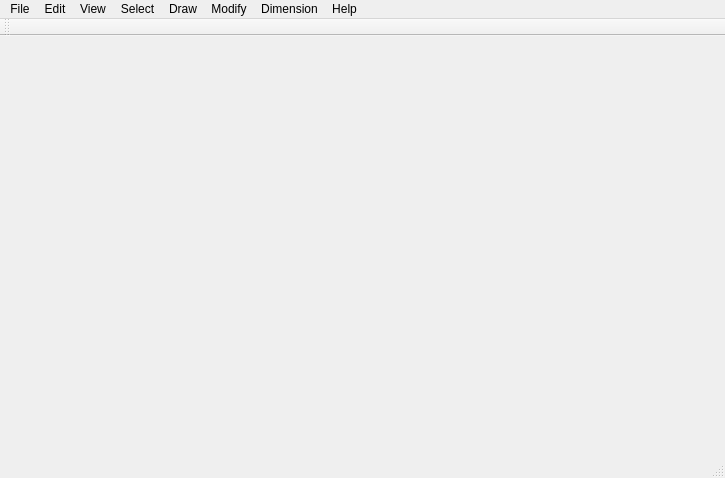
<?xml version="1.0" encoding="UTF-8"?>
<ui version="4.0">
 <class>MainWindow</class>
 <widget class="QMainWindow" name="MainWindow">
  <property name="geometry">
   <rect>
    <x>0</x>
    <y>0</y>
    <width>725</width>
    <height>478</height>
   </rect>
  </property>
  <property name="mouseTracking">
   <bool>true</bool>
  </property>
  <property name="windowTitle">
   <string>MainWindow</string>
  </property>
  <widget class="QWidget" name="centralWidget"/>
  <widget class="QMenuBar" name="menuBar">
   <property name="geometry">
    <rect>
     <x>0</x>
     <y>0</y>
     <width>725</width>
     <height>20</height>
    </rect>
   </property>
   <widget class="QMenu" name="menuFile">
    <property name="title">
     <string>File</string>
    </property>
    <addaction name="separator"/>
    <addaction name="actionNew"/>
    <addaction name="actionOpen"/>
    <addaction name="actionSave"/>
    <addaction name="actionSave_As"/>
    <addaction name="actionImport"/>
    <addaction name="actionExport"/>
    <addaction name="actionPrint"/>
    <addaction name="separator"/>
    <addaction name="actionPrint_Preview"/>
    <addaction name="actionQuit"/>
    <addaction name="separator"/>
    <addaction name="actionQuit_2"/>
   </widget>
   <widget class="QMenu" name="menuEdit">
    <property name="title">
     <string>Edit</string>
    </property>
    <addaction name="actionUndo"/>
    <addaction name="actionReso"/>
    <addaction name="separator"/>
    <addaction name="actionCut"/>
    <addaction name="actionCopy"/>
    <addaction name="actionPaste"/>
    <addaction name="separator"/>
    <addaction name="actionEdit_Preferences"/>
   </widget>
   <widget class="QMenu" name="menuView">
    <property name="enabled">
     <bool>true</bool>
    </property>
    <property name="title">
     <string>View</string>
    </property>
    <widget class="QMenu" name="menuToolbars">
     <property name="title">
      <string>Toolbars</string>
     </property>
     <addaction name="actionLayers"/>
     <addaction name="actionBlocks"/>
    </widget>
    <addaction name="actionGrid"/>
    <addaction name="actionZoom_In"/>
    <addaction name="actionZoom_Out"/>
    <addaction name="actionPrevious_View"/>
    <addaction name="actionWindows_Zoon"/>
    <addaction name="actionZoom_Panning"/>
    <addaction name="separator"/>
    <addaction name="actionStatus_Bar"/>
    <addaction name="menuToolbars"/>
   </widget>
   <widget class="QMenu" name="menuSelect">
    <property name="title">
     <string>Select</string>
    </property>
    <addaction name="actionSelect_All"/>
    <addaction name="actionDeselect_All"/>
    <addaction name="actionSelect_Entity"/>
    <addaction name="action_De_elect_Contour"/>
    <addaction name="actionSelect_Window"/>
    <addaction name="actionDeselect_Window"/>
    <addaction name="actionInverted_Selection"/>
    <addaction name="actionSelect_Intersected_Entities"/>
    <addaction name="actionDeselect_Intersected_Entities"/>
    <addaction name="action_De_Select_Layer"/>
   </widget>
   <widget class="QMenu" name="menuDraw">
    <property name="title">
     <string>Draw</string>
    </property>
    <addaction name="actionPoints"/>
    <addaction name="actionLine"/>
    <addaction name="actionArc"/>
    <addaction name="actionCircle"/>
    <addaction name="actionEllipse"/>
    <addaction name="actionSpline"/>
    <addaction name="actionPolyline"/>
    <addaction name="actionMText"/>
    <addaction name="actionText"/>
    <addaction name="actionHatch"/>
    <addaction name="actionInsert_Image"/>
   </widget>
   <widget class="QMenu" name="menuModify">
    <property name="title">
     <string>Modify</string>
    </property>
    <addaction name="actionMove_Copy"/>
    <addaction name="actionRotate"/>
    <addaction name="actionScale"/>
    <addaction name="actionMirror"/>
    <addaction name="actionMove_and_Rotate"/>
    <addaction name="actionRotate_Two"/>
    <addaction name="actionRevert_Direction"/>
    <addaction name="actionTrim"/>
    <addaction name="actionTrim_Two"/>
    <addaction name="actionLengthen"/>
    <addaction name="actionBevel"/>
    <addaction name="actionRound"/>
    <addaction name="actionDivid"/>
    <addaction name="actionStretch"/>
    <addaction name="actionProperties"/>
    <addaction name="actionAttributes"/>
    <addaction name="actionDelete"/>
    <addaction name="actionDelete_Selected"/>
    <addaction name="actionExplode"/>
    <addaction name="actionAlign"/>
   </widget>
   <widget class="QMenu" name="menuDimension">
    <property name="title">
     <string>Dimension</string>
    </property>
    <addaction name="actionAligned"/>
    <addaction name="actionLinear"/>
    <addaction name="actionHorizontal"/>
    <addaction name="actionVertical"/>
    <addaction name="actionRadial"/>
    <addaction name="actionDiametric"/>
    <addaction name="actionAngular"/>
    <addaction name="actionLeader"/>
   </widget>
   <widget class="QMenu" name="menuHelp">
    <property name="title">
     <string>Help</string>
    </property>
    <addaction name="actionManual"/>
    <addaction name="actionAbout"/>
   </widget>
   <addaction name="menuFile"/>
   <addaction name="menuEdit"/>
   <addaction name="menuView"/>
   <addaction name="menuSelect"/>
   <addaction name="menuDraw"/>
   <addaction name="menuModify"/>
   <addaction name="menuDimension"/>
   <addaction name="menuHelp"/>
  </widget>
  <widget class="QToolBar" name="mainToolBar">
   <attribute name="toolBarArea">
    <enum>TopToolBarArea</enum>
   </attribute>
   <attribute name="toolBarBreak">
    <bool>false</bool>
   </attribute>
  </widget>
  <widget class="QStatusBar" name="statusBar"/>
  <action name="actionNew">
   <property name="enabled">
    <bool>false</bool>
   </property>
   <property name="text">
    <string>New</string>
   </property>
  </action>
  <action name="actionOpen">
   <property name="enabled">
    <bool>false</bool>
   </property>
   <property name="text">
    <string>Open</string>
   </property>
  </action>
  <action name="actionSave">
   <property name="enabled">
    <bool>false</bool>
   </property>
   <property name="text">
    <string>Save</string>
   </property>
  </action>
  <action name="actionSave_As">
   <property name="enabled">
    <bool>false</bool>
   </property>
   <property name="text">
    <string>Save As</string>
   </property>
  </action>
  <action name="actionImport">
   <property name="enabled">
    <bool>false</bool>
   </property>
   <property name="text">
    <string>Export</string>
   </property>
  </action>
  <action name="actionExport">
   <property name="enabled">
    <bool>false</bool>
   </property>
   <property name="text">
    <string>Import</string>
   </property>
  </action>
  <action name="actionPrint">
   <property name="enabled">
    <bool>false</bool>
   </property>
   <property name="text">
    <string>Close</string>
   </property>
  </action>
  <action name="actionPrint_Preview">
   <property name="enabled">
    <bool>false</bool>
   </property>
   <property name="text">
    <string>Print </string>
   </property>
  </action>
  <action name="actionQuit">
   <property name="enabled">
    <bool>false</bool>
   </property>
   <property name="text">
    <string>Print Preview</string>
   </property>
  </action>
  <action name="actionUndo">
   <property name="enabled">
    <bool>false</bool>
   </property>
   <property name="text">
    <string>Undo</string>
   </property>
  </action>
  <action name="actionReso">
   <property name="enabled">
    <bool>false</bool>
   </property>
   <property name="text">
    <string>Redo</string>
   </property>
  </action>
  <action name="actionCut">
   <property name="enabled">
    <bool>false</bool>
   </property>
   <property name="text">
    <string>Cut </string>
   </property>
  </action>
  <action name="actionCopy">
   <property name="enabled">
    <bool>false</bool>
   </property>
   <property name="text">
    <string>Copy</string>
   </property>
  </action>
  <action name="actionPaste">
   <property name="enabled">
    <bool>false</bool>
   </property>
   <property name="text">
    <string>Paste</string>
   </property>
  </action>
  <action name="actionEdit_Preferences">
   <property name="enabled">
    <bool>false</bool>
   </property>
   <property name="text">
    <string>Edit Preferences</string>
   </property>
  </action>
  <action name="actionGrid">
   <property name="enabled">
    <bool>false</bool>
   </property>
   <property name="text">
    <string>Grid</string>
   </property>
  </action>
  <action name="actionZoom_In">
   <property name="enabled">
    <bool>false</bool>
   </property>
   <property name="text">
    <string>Zoom In</string>
   </property>
  </action>
  <action name="actionZoom_Out">
   <property name="enabled">
    <bool>false</bool>
   </property>
   <property name="text">
    <string>Zoom Out</string>
   </property>
  </action>
  <action name="actionPrevious_View">
   <property name="enabled">
    <bool>false</bool>
   </property>
   <property name="text">
    <string>Previous View</string>
   </property>
  </action>
  <action name="actionWindows_Zoon">
   <property name="enabled">
    <bool>false</bool>
   </property>
   <property name="text">
    <string>Windows Zoom</string>
   </property>
  </action>
  <action name="actionZoom_Panning">
   <property name="enabled">
    <bool>false</bool>
   </property>
   <property name="text">
    <string>Zoom Panning</string>
   </property>
  </action>
  <action name="actionStatus_Bar">
   <property name="enabled">
    <bool>false</bool>
   </property>
   <property name="text">
    <string>Status Bar</string>
   </property>
  </action>
  <action name="actionLayers">
   <property name="enabled">
    <bool>false</bool>
   </property>
   <property name="text">
    <string>Layers</string>
   </property>
  </action>
  <action name="actionBlocks">
   <property name="enabled">
    <bool>false</bool>
   </property>
   <property name="text">
    <string>Blocks</string>
   </property>
  </action>
  <action name="actionSelect_All">
   <property name="enabled">
    <bool>false</bool>
   </property>
   <property name="text">
    <string>Select All</string>
   </property>
  </action>
  <action name="actionDeselect_All">
   <property name="enabled">
    <bool>false</bool>
   </property>
   <property name="text">
    <string>Deselect All</string>
   </property>
  </action>
  <action name="actionSelect_Entity">
   <property name="enabled">
    <bool>false</bool>
   </property>
   <property name="text">
    <string>Select Entity</string>
   </property>
  </action>
  <action name="action_De_elect_Contour">
   <property name="enabled">
    <bool>false</bool>
   </property>
   <property name="text">
    <string>(De)-elect Contour</string>
   </property>
  </action>
  <action name="actionSelect_Window">
   <property name="enabled">
    <bool>false</bool>
   </property>
   <property name="text">
    <string>Select Window</string>
   </property>
  </action>
  <action name="actionDeselect_Window">
   <property name="enabled">
    <bool>false</bool>
   </property>
   <property name="text">
    <string>Deselect Window</string>
   </property>
  </action>
  <action name="actionInverted_Selection">
   <property name="enabled">
    <bool>false</bool>
   </property>
   <property name="text">
    <string>Inverted Selection</string>
   </property>
  </action>
  <action name="actionSelect_Intersected_Entities">
   <property name="enabled">
    <bool>false</bool>
   </property>
   <property name="text">
    <string>Select Intersected Entities</string>
   </property>
  </action>
  <action name="actionDeselect_Intersected_Entities">
   <property name="enabled">
    <bool>false</bool>
   </property>
   <property name="text">
    <string>Deselect Intersected Entities</string>
   </property>
  </action>
  <action name="action_De_Select_Layer">
   <property name="enabled">
    <bool>false</bool>
   </property>
   <property name="text">
    <string>(De)-Select Layer</string>
   </property>
  </action>
  <action name="actionPoints">
   <property name="enabled">
    <bool>false</bool>
   </property>
   <property name="text">
    <string>Points</string>
   </property>
  </action>
  <action name="actionLine">
   <property name="enabled">
    <bool>true</bool>
   </property>
   <property name="text">
    <string>Line</string>
   </property>
  </action>
  <action name="actionArc">
   <property name="enabled">
    <bool>false</bool>
   </property>
   <property name="text">
    <string>Arc</string>
   </property>
  </action>
  <action name="actionCircle">
   <property name="enabled">
    <bool>false</bool>
   </property>
   <property name="text">
    <string>Circle</string>
   </property>
  </action>
  <action name="actionEllipse">
   <property name="enabled">
    <bool>false</bool>
   </property>
   <property name="text">
    <string>Ellipse</string>
   </property>
  </action>
  <action name="actionSpline">
   <property name="enabled">
    <bool>false</bool>
   </property>
   <property name="text">
    <string>Spline</string>
   </property>
  </action>
  <action name="actionPolyline">
   <property name="enabled">
    <bool>false</bool>
   </property>
   <property name="text">
    <string>Polyline</string>
   </property>
  </action>
  <action name="actionMText">
   <property name="enabled">
    <bool>false</bool>
   </property>
   <property name="text">
    <string>MText</string>
   </property>
  </action>
  <action name="actionText">
   <property name="enabled">
    <bool>false</bool>
   </property>
   <property name="text">
    <string>Text</string>
   </property>
  </action>
  <action name="actionHatch">
   <property name="enabled">
    <bool>false</bool>
   </property>
   <property name="text">
    <string>Hatch</string>
   </property>
  </action>
  <action name="actionInsert_Image">
   <property name="enabled">
    <bool>false</bool>
   </property>
   <property name="text">
    <string>Insert Image</string>
   </property>
  </action>
  <action name="actionMove_Copy">
   <property name="enabled">
    <bool>false</bool>
   </property>
   <property name="text">
    <string>Move/Copy</string>
   </property>
  </action>
  <action name="actionRotate">
   <property name="enabled">
    <bool>false</bool>
   </property>
   <property name="text">
    <string>Rotate</string>
   </property>
  </action>
  <action name="actionScale">
   <property name="enabled">
    <bool>false</bool>
   </property>
   <property name="text">
    <string>Scale</string>
   </property>
  </action>
  <action name="actionMirror">
   <property name="enabled">
    <bool>false</bool>
   </property>
   <property name="text">
    <string>Mirror</string>
   </property>
  </action>
  <action name="actionMove_and_Rotate">
   <property name="enabled">
    <bool>false</bool>
   </property>
   <property name="text">
    <string>Move and Rotate</string>
   </property>
  </action>
  <action name="actionRotate_Two">
   <property name="enabled">
    <bool>false</bool>
   </property>
   <property name="text">
    <string>Rotate Two</string>
   </property>
  </action>
  <action name="actionRevert_Direction">
   <property name="enabled">
    <bool>false</bool>
   </property>
   <property name="text">
    <string>Revert Direction</string>
   </property>
  </action>
  <action name="actionTrim">
   <property name="enabled">
    <bool>false</bool>
   </property>
   <property name="text">
    <string>Trim</string>
   </property>
  </action>
  <action name="actionTrim_Two">
   <property name="enabled">
    <bool>false</bool>
   </property>
   <property name="text">
    <string>Trim Two</string>
   </property>
  </action>
  <action name="actionLengthen">
   <property name="enabled">
    <bool>false</bool>
   </property>
   <property name="text">
    <string>Lengthen</string>
   </property>
  </action>
  <action name="actionBevel">
   <property name="enabled">
    <bool>false</bool>
   </property>
   <property name="text">
    <string>Bevel</string>
   </property>
  </action>
  <action name="actionRound">
   <property name="enabled">
    <bool>false</bool>
   </property>
   <property name="text">
    <string>Round</string>
   </property>
  </action>
  <action name="actionDivid">
   <property name="enabled">
    <bool>false</bool>
   </property>
   <property name="text">
    <string>Divide</string>
   </property>
  </action>
  <action name="actionStretch">
   <property name="enabled">
    <bool>false</bool>
   </property>
   <property name="text">
    <string>Stretch</string>
   </property>
  </action>
  <action name="actionProperties">
   <property name="enabled">
    <bool>false</bool>
   </property>
   <property name="text">
    <string>Properties</string>
   </property>
  </action>
  <action name="actionAttributes">
   <property name="enabled">
    <bool>false</bool>
   </property>
   <property name="text">
    <string>Attributes</string>
   </property>
  </action>
  <action name="actionDelete">
   <property name="enabled">
    <bool>false</bool>
   </property>
   <property name="text">
    <string>Delete</string>
   </property>
  </action>
  <action name="actionDelete_Selected">
   <property name="enabled">
    <bool>false</bool>
   </property>
   <property name="text">
    <string>Delete Selected</string>
   </property>
  </action>
  <action name="actionExplode">
   <property name="enabled">
    <bool>false</bool>
   </property>
   <property name="text">
    <string>Explode</string>
   </property>
  </action>
  <action name="actionAlign">
   <property name="enabled">
    <bool>false</bool>
   </property>
   <property name="text">
    <string>Align</string>
   </property>
  </action>
  <action name="actionAligned">
   <property name="enabled">
    <bool>false</bool>
   </property>
   <property name="text">
    <string>Aligned</string>
   </property>
  </action>
  <action name="actionLinear">
   <property name="enabled">
    <bool>false</bool>
   </property>
   <property name="text">
    <string>Linear</string>
   </property>
  </action>
  <action name="actionHorizontal">
   <property name="enabled">
    <bool>false</bool>
   </property>
   <property name="text">
    <string>Horizontal</string>
   </property>
  </action>
  <action name="actionVertical">
   <property name="enabled">
    <bool>false</bool>
   </property>
   <property name="text">
    <string>Vertical</string>
   </property>
  </action>
  <action name="actionRadial">
   <property name="enabled">
    <bool>false</bool>
   </property>
   <property name="text">
    <string>Radial</string>
   </property>
  </action>
  <action name="actionDiametric">
   <property name="enabled">
    <bool>false</bool>
   </property>
   <property name="text">
    <string>Diametric</string>
   </property>
  </action>
  <action name="actionAngular">
   <property name="enabled">
    <bool>false</bool>
   </property>
   <property name="text">
    <string>Angular</string>
   </property>
  </action>
  <action name="actionLeader">
   <property name="enabled">
    <bool>false</bool>
   </property>
   <property name="text">
    <string>Leader</string>
   </property>
  </action>
  <action name="actionManual">
   <property name="enabled">
    <bool>false</bool>
   </property>
   <property name="text">
    <string>Manual</string>
   </property>
  </action>
  <action name="actionAbout">
   <property name="enabled">
    <bool>false</bool>
   </property>
   <property name="text">
    <string>About</string>
   </property>
  </action>
  <action name="actionQuit_2">
   <property name="enabled">
    <bool>false</bool>
   </property>
   <property name="text">
    <string>Quit</string>
   </property>
  </action>
 </widget>
 <layoutdefault spacing="6" margin="11"/>
 <resources/>
 <connections/>
</ui>
